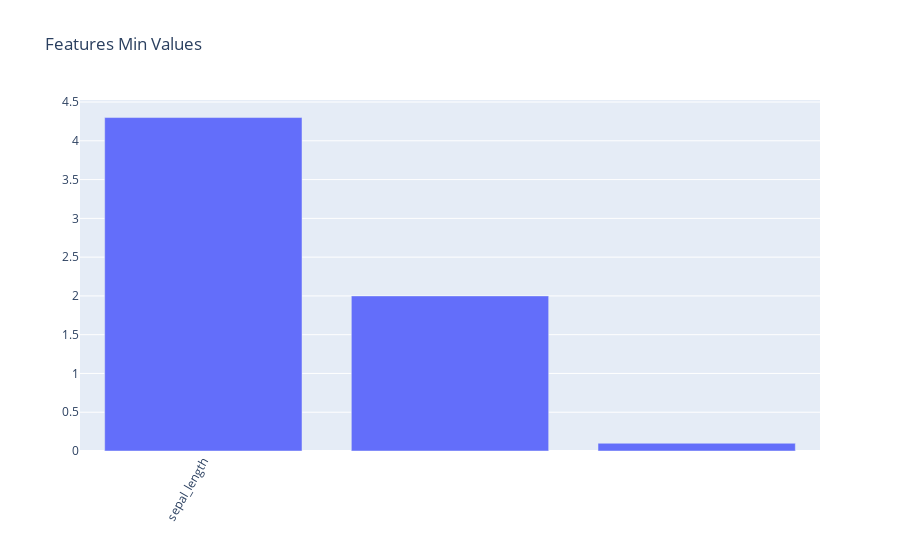

Write notebook code for a chart like this one.
### Markdown cell above
## Checking the range of each feature

### Code cell
fig = px.bar(df[feats].min(), title='Features Min Values')
fig.layout.xaxis.tickangle = 300
fig.update_traces(showlegend = False)
fig.layout.xaxis. dtick = 5
fig.layout.xaxis.title = ''
fig.layout.yaxis.title = ''
fig.show()

### Figure 1 — Plotly figure (JSON) as saved in the notebook; plotly's stock layout.template omitted (floating-point values rounded to 4 significant figures)
{"data": [{"alignmentgroup": "True", "hovertemplate": "variable=0<br>index=%{x}<br>value=%{y}<extra></extra>", "legendgroup": "0", "marker": {"color": "#636efa", "pattern": {"shape": ""}}, "name": "0", "offsetgroup": "0", "orientation": "v", "showlegend": false, "textposition": "auto", "x": ["sepal_length", "sepal_width", "petal_width"], "xaxis": "x", "y": [4.3, 2, 0.1], "yaxis": "y", "type": "bar"}], "layout": {"xaxis": {"anchor": "y", "domain": [0, 1], "title": {"text": ""}, "tickangle": -60, "dtick": 5, "type": "category", "range": [-0.5, 2.5], "autorange": true}, "yaxis": {"anchor": "x", "domain": [0, 1], "title": {"text": ""}, "type": "linear", "range": [0, 4.526], "autorange": true}, "legend": {"title": {"text": "variable"}, "tracegroupgap": 0}, "title": {"text": "Features Min Values"}, "barmode": "relative", "autosize": true}}
